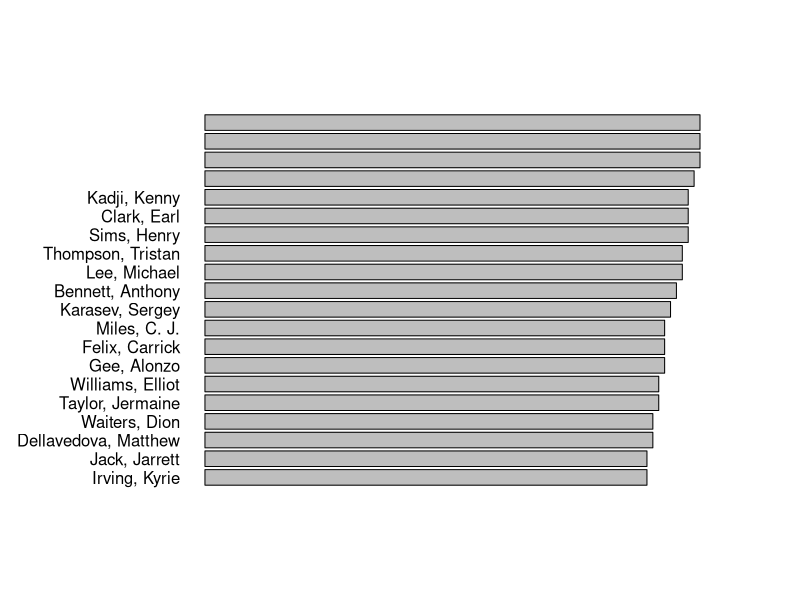

Reproduce this figure in R. (Note: this script raises an error after producing the figure.)
## ---- chunk 1
setwd('/home/seabra/dev/dsjourney/eda/data')

# Carregando os dados na variável player
players <- read.csv("nba-players.csv", stringsAsFactors=FALSE)

# O comando names fornece as variáreis existentes no dataset
names(players)

## ---- chunk 2
# Exibe a estrutura do objeto
str(players)
## ---- chunk 3
summary(players)
## ---- chunk 4
cavs <- subset(players, Team == "Cavaliers")
cavs.o <- cavs[order(cavs$Ht_inches), ]
# O parâmetro "mar" estabelece o número de linhas da margem na sequência botton, left, top, right
par(mar=(c(5,10,5,5)))
barplot(cavs.o$Ht_inches, names.arg = cavs.o$Name, horiz = TRUE, las=1, main = "Altura dos jogadores dos Cavaliers")
## ---- chunk 5
mediaAltura <- aggregate(Ht_inches ~ POS, data = players, mean)
mediaAltura.o <- mediaAltura[order(mediaAltura$Ht_inches, decreasing = FALSE),]
barplot(mediaAltura.o$Ht_inches, names.arg = mediaAltura.o$POS, horiz = FALSE, border = NA, las = 1, main = "Média de altura dos jogadores por posição")
## ---- chunk 6
# Configurações para plotagem de gráficos
par(mfrow=c(1,3), mar=c(3,3,3,3))

# Serão criados histrogramas a partir das alturas dos jogadores. Cada grupo ('bin' na linguagem estatística) de altura é especificado pelo parâmetro 'breaks'

hist(players$Ht_inches, main = "Histograma da altura dos jogadores", xlab = "polegadas", breaks = seq(65, 90, 1))

hist(players$Ht_inches, main = "Histograma da altura dos jogadores", xlab = "polegadas", breaks = seq(65, 90, 2))

hist(players$Ht_inches, main = "Histograma da altura dos jogadores", xlab = "polegadas", breaks = seq(65, 90, 5))

## ---- chunk 7
par(mfrow=c(2,3), las=1, mar=c(5,5,4,1))

# Conjunto de posições
posicoes <- unique(players$POS)

for (i in 1:length(posicoes)) {
  jogadoresPosicao <- subset(players, POS == posicoes[i])
  hist(jogadoresPosicao$Ht_inches, main = posicoes[i], xlab = "polegadas", breaks = 65:90, border="#ffffff", col="#999999", lwd=0.4)

}
